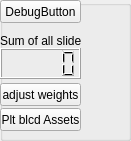
                    <widget class="QGroupBox" name="groupBox_3">
                     <property name="geometry">
                      <rect>
                       <x>0</x>
                       <y>130</y>
                       <width>131</width>
                       <height>141</height>
                      </rect>
                     </property>
                     <property name="minimumSize">
                      <size>
                       <width>80</width>
                       <height>0</height>
                      </size>
                     </property>
                     <property name="title">
                      <string/>
                     </property>
                     <widget class="QPushButton" name="debugButton">
                      <property name="geometry">
                       <rect>
                        <x>0</x>
                        <y>0</y>
                        <width>81</width>
                        <height>23</height>
                       </rect>
                      </property>
                      <property name="text">
                       <string>DebugButton</string>
                      </property>
                     </widget>
                     <widget class="QLCDNumber" name="lcdNumber">
                      <property name="geometry">
                       <rect>
                        <x>0</x>
                        <y>48</y>
                        <width>81</width>
                        <height>31</height>
                       </rect>
                      </property>
                      <property name="font">
                       <font>
                        <weight>75</weight>
                        <bold>true</bold>
                       </font>
                      </property>
                      <property name="smallDecimalPoint">
                       <bool>false</bool>
                      </property>
                      <property name="mode">
                       <enum>QLCDNumber::Dec</enum>
                      </property>
                     </widget>
                     <widget class="QLabel" name="label_9">
                      <property name="geometry">
                       <rect>
                        <x>0</x>
                        <y>30</y>
                        <width>81</width>
                        <height>21</height>
                       </rect>
                      </property>
                      <property name="text">
                       <string>Sum of all sliders:</string>
                      </property>
                     </widget>
                     <widget class="QPushButton" name="weightButton">
                      <property name="geometry">
                       <rect>
                        <x>0</x>
                        <y>83</y>
                        <width>81</width>
                        <height>23</height>
                       </rect>
                      </property>
                      <property name="text">
                       <string>adjust weights</string>
                      </property>
                     </widget>
                     <widget class="QPushButton" name="plotBalancedButton">
                      <property name="geometry">
                       <rect>
                        <x>0</x>
                        <y>108</y>
                        <width>81</width>
                        <height>23</height>
                       </rect>
                      </property>
                      <property name="text">
                       <string>Plt blcd Assets</string>
                      </property>
                     </widget>
                    </widget>
